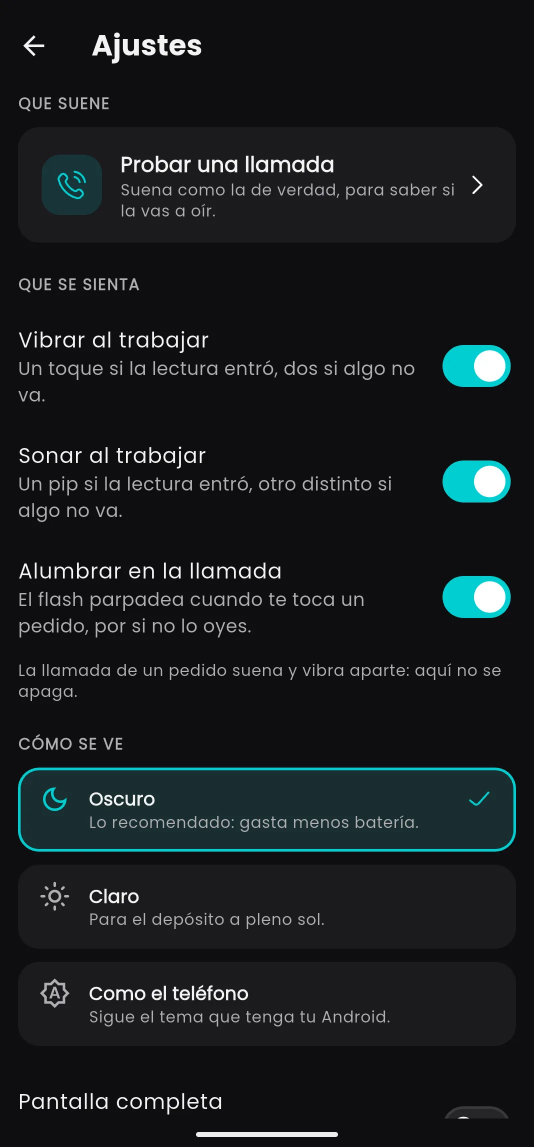
#> input picture assets/img/capturas/ajustes-1068.webp, 1068 x 2294 px, given in place of 01_entrar.png, which was not available (shown at 1/2 size)
$ python manual_imagenes.py ../assets/img/capturas
#> lines starting #> are read from the running program, lines starting #| are printed output that depends on the picture; pictures that were not available may be replaced by others from this repository, and a replacement may not be noted
#!/usr/bin/env python3
"""Deriva las capturas del manual (/docs/) desde las crudas del Pixel.

    python3 tool/manual_imagenes.py "/ruta/a/capturas_crudas"

Se corre a mano, solo cuando llega una captura nueva. Necesita Pillow.

Las crudas son 1080×2400 del Pixel 7a. A cada una se le quita:
- la barra de estado (100 px arriba): la hora y los iconos del sistema no
  son de la app y envejecen la captura;
- el borde verde de 6 px que Android pinta alrededor durante la grabación
  de pantalla (a los lados y abajo);
- la píldora de gestos del sistema (los últimos ~50 px).

Salen tres archivos por captura en assets/img/manual/:
  manual-<nombre>.jpg       620 px de ancho, el <img> de respaldo
  manual-<nombre>-360.webp  para pantallas chicas
  manual-<nombre>-620.webp  para pantallas densas

⚠️ 08_acerca_de NO se publica (fuera del encargo). Y ninguna captura con
datos de un cliente real entra sin difuminar ANTES de pasar por aquí.
"""
import pathlib
import sys

from PIL import Image

RAIZ = pathlib.Path(__file__).resolve().parent.parent
DESTINO = RAIZ / 'assets' / 'img' / 'manual'
CAJA = (6, 100, 1074, 2350)   # izq, arriba, der, abajo — en px de la cruda

CAPTURAS = {
    '01_entrar.png': 'entrar',
    '02_permisos.png': 'silencio',        # es el aviso de silencio del check-in
    '03_elige_tienda.png': 'elige-tienda',
    '04_turno_activo.png': 'turno-activo',
    '05_llamada.png': 'llamada',
    '06_es_tuya.png': 'es-tuya',
    '07_ajustes.png': 'ajustes',
}


def escalar(im, ancho):
    alto = round(im.height * ancho / im.width)
    return im.resize((ancho, alto), Image.LANCZOS)


def main():
    if len(sys.argv) != 2:
        print(__doc__)
        return 2
    origen = pathlib.Path(sys.argv[1])
    DESTINO.mkdir(parents=True, exist_ok=True)
    for cruda, nombre in CAPTURAS.items():
        im = Image.open(origen / cruda).convert('RGB').crop(CAJA)
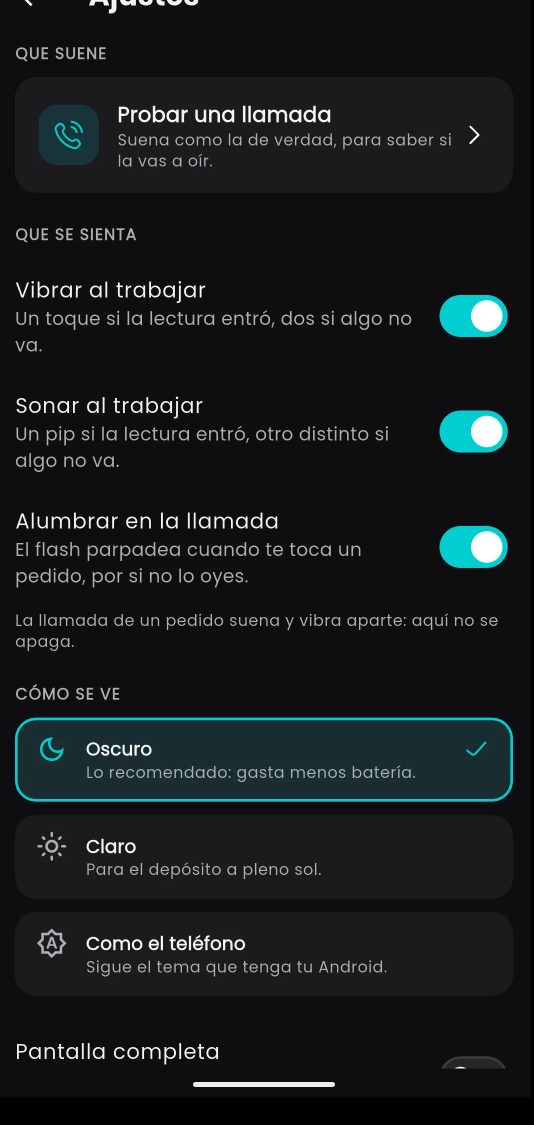
#> im: PIL image 1068x2250 RGB (shown at 1/2 size); mean R, G, B 24, 28, 30.2
        m620 = escalar(im, 620)
#> in escalar, `return im.resize((ancho, alto), Image.LANCZOS)`:
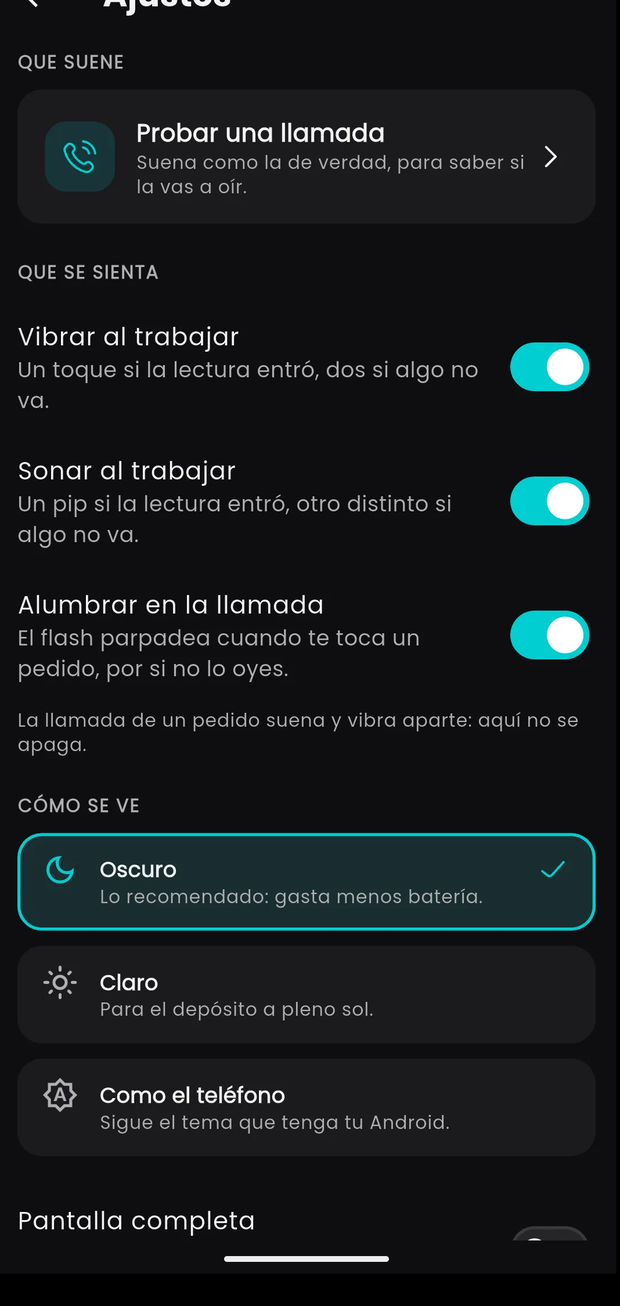
#> returned value: PIL image 620x1306 RGB; mean R, G, B 24, 28, 30.2
        m620.save(DESTINO / f'manual-{nombre}.jpg', quality=80, optimize=True, progressive=True)
        m620.save(DESTINO / f'manual-{nombre}-620.webp', quality=78, method=6)
        escalar(im, 360).save(DESTINO / f'manual-{nombre}-360.webp', quality=78, method=6)
        print(f'manual-{nombre}: 620×{m620.height}')
#| manual-entrar: 620×1306
#> pass 2 of the loop in main, `for cruda, nombre in CAPTURAS.items():`:
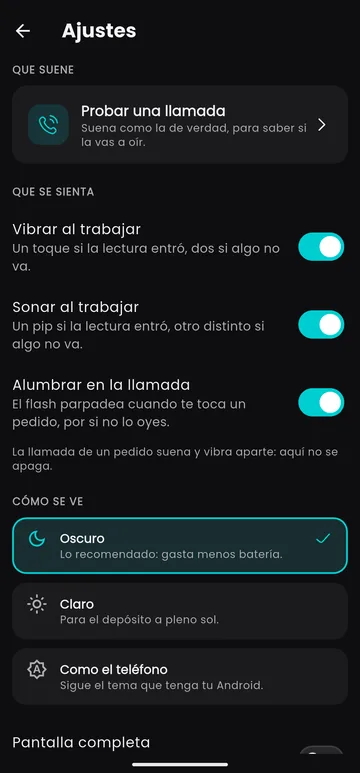
#> input picture assets/img/capturas/ajustes-360.webp, 360 x 773 px, given in place of 02_permisos.png, which was not available
#> in main, `im = Image.open(origen / cruda).convert('RGB').crop(CAJA)`:
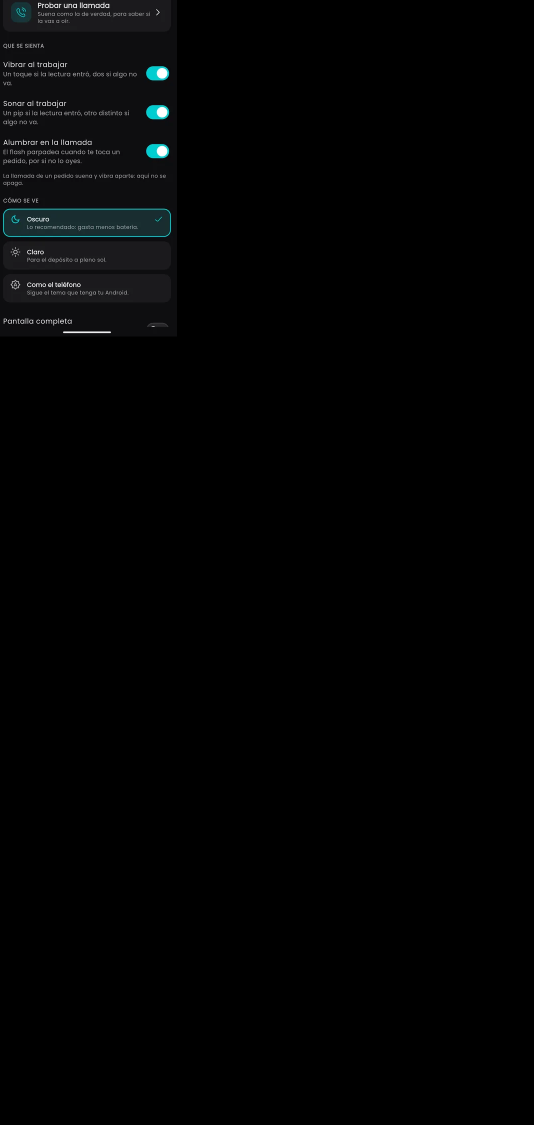
#> im: PIL image 1068x2250 RGB (shown at 1/2 size); mean R, G, B 2.5, 3, 3.2
#> in escalar (call 3), `return im.resize((ancho, alto), Image.LANCZOS)`:
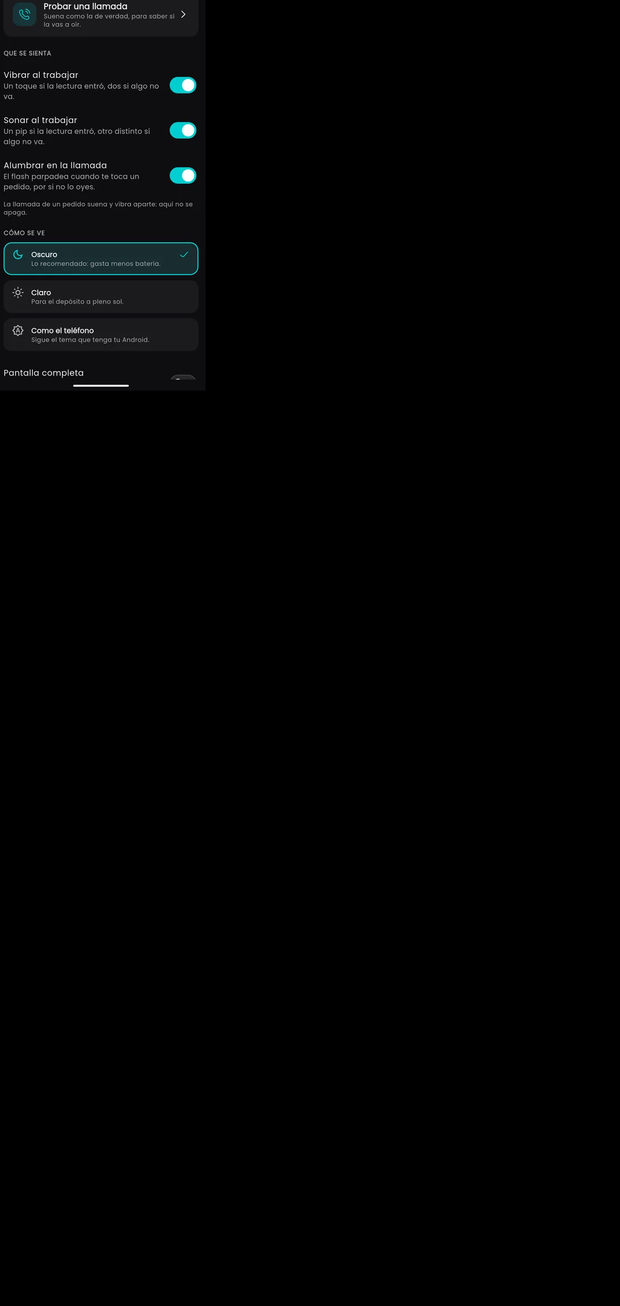
#> returned value: PIL image 620x1306 RGB; mean R, G, B 2.5, 3, 3.2
#| manual-silencio: 620×1306
    return 0


if __name__ == '__main__':
#> (the run stopped early here; a loop or call above may not have finished)
